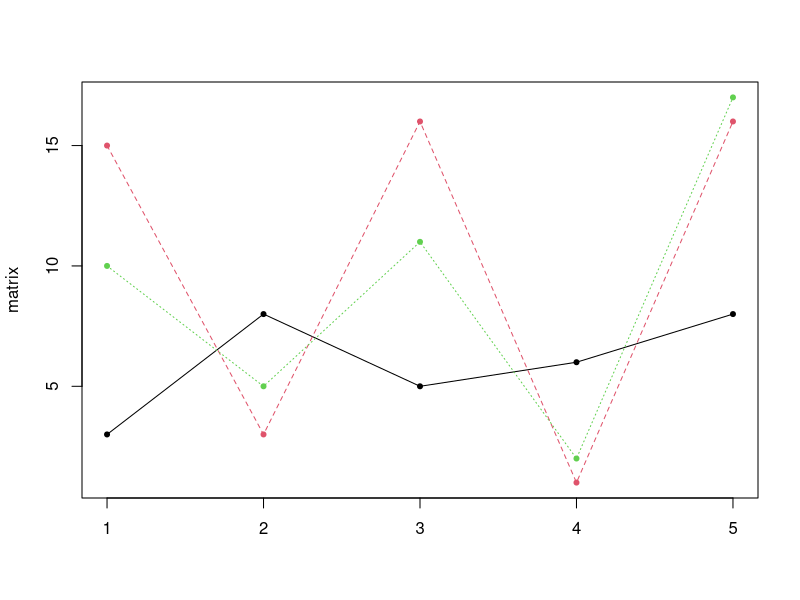
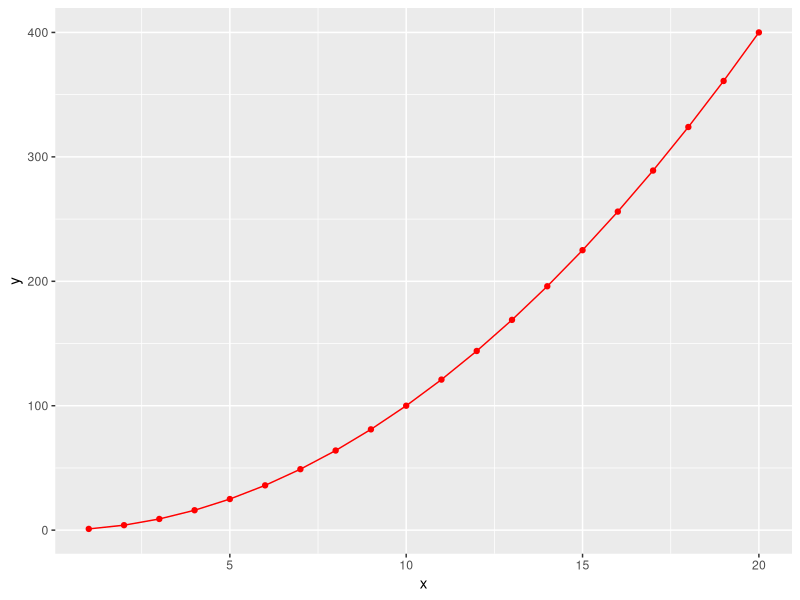
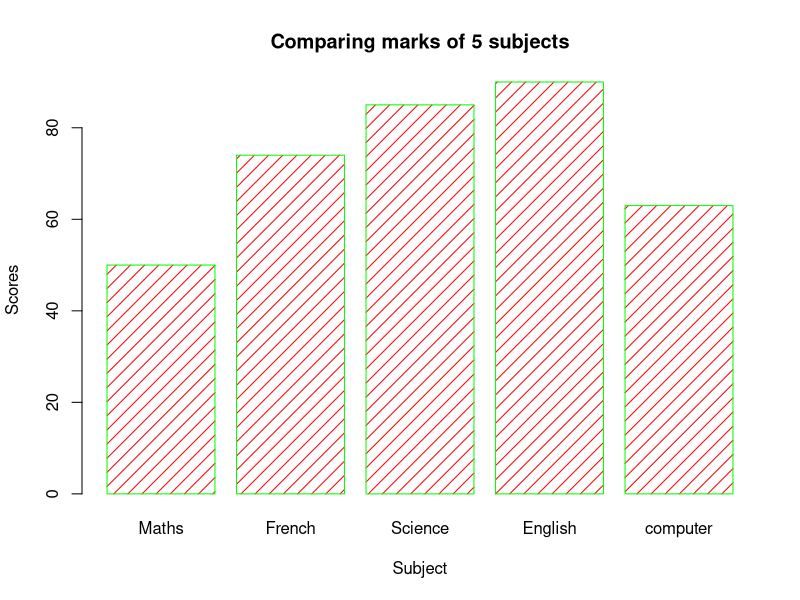
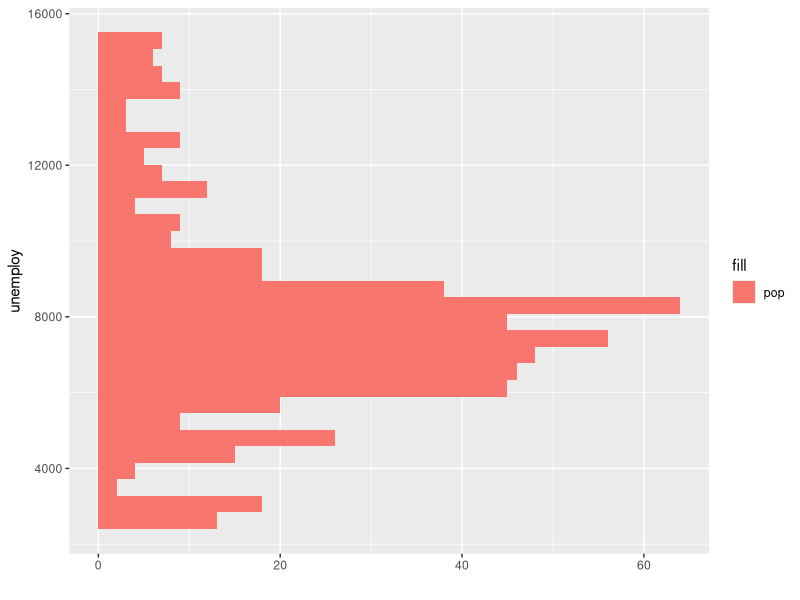

Write the R code that produced these figures, in order.
#HLT1. create 3 vectors with 5 integers
aa <- c(3, 8,5,6,8)
ba <- c(15,3,16, 1,16)
ca <- c(10,5,11,2,17)

#Combine the three vectors to become a 3×5 matrix
matrix <- cbind(aa,ba,ca)
print (matrix)

#plots a graph
matplot (matrix, type ="o", pch =20, col = 1:3)




#HLT2. create a Data frames which contain details of 5 employees and display the details
                                                 
                                                 
name<-c("David", "Edward", "Peter", "Cynthia", "Lola")
age <- c("34","36","20","29","20")
gender <- c("male", "male", "male", "female", "female")
role <- c("admin_officer", "Deputy_manager", "clerk", "HRM", "coo")
lenght_of_service <- c("5.6", "7", "2", "5", "7")
frame <- data.frame(name, age, gender, role, lenght_of_service)
print(frame)



#HLT3. plot a graph using the qplot function.
#install.packages("ggplot2", dependencies = TRUE)

x <- 1:20
y <- x^2  #uses the x value above to do the calculation 

library(ggplot2)

#qplot(x,y, geom=c("point", "line")) # geom is a function that draws lines 

qplot(x,y, geom=c("point", "line"), color=I("Red")) 




#HLT4. Create a simple bar plot of five subjects
Scores = c(50, 74, 85, 90, 63)
barplot(Scores,
        main = "Comparing marks of 5 subjects",
        xlab = "Subject",
        ylab = "Scores",
        names.arg = c("Maths","French", "Science", "English", "computer"),
        border="Green",
        col="Red",
        density=10, 
        horiz = FALSE)


#HLTPROJECT
library(ggplot2)

qplot(data = economics, y = unemploy, geom = "histogram", fill= "pop", bins = 30)
?economics
economics

